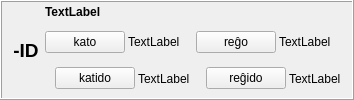
        <widget class="QFrame" name="frame_4">
         <property name="frameShape">
          <enum>QFrame::Box</enum>
         </property>
         <property name="frameShadow">
          <enum>QFrame::Raised</enum>
         </property>
         <layout class="QHBoxLayout" name="horizontalLayout_40">
          <property name="topMargin">
           <number>3</number>
          </property>
          <property name="bottomMargin">
           <number>3</number>
          </property>
          <item>
           <widget class="QLabel" name="label_297">
            <property name="sizePolicy">
             <sizepolicy hsizetype="Maximum" vsizetype="Preferred">
              <horstretch>0</horstretch>
              <verstretch>0</verstretch>
             </sizepolicy>
            </property>
            <property name="styleSheet">
             <string notr="true">font-size: 14pt;
font-weight: bold;</string>
            </property>
            <property name="text">
             <string>-ID</string>
            </property>
            <property name="alignment">
             <set>Qt::AlignCenter</set>
            </property>
            <property name="lingvo" stdset="0">
             <string>eo</string>
            </property>
           </widget>
          </item>
          <item>
           <layout class="QVBoxLayout" name="verticalLayout_355">
            <item>
             <widget class="QLabel" name="Lec09_Label666">
              <property name="sizePolicy">
               <sizepolicy hsizetype="Preferred" vsizetype="Maximum">
                <horstretch>0</horstretch>
                <verstretch>0</verstretch>
               </sizepolicy>
              </property>
              <property name="styleSheet">
               <string notr="true">font-weight: bold;</string>
              </property>
              <property name="text">
               <string>TextLabel</string>
              </property>
              <property name="wordWrap">
               <bool>true</bool>
              </property>
             </widget>
            </item>
            <item>
             <layout class="QHBoxLayout" name="horizontalLayout_584">
              <item>
               <layout class="QVBoxLayout" name="verticalLayout_356">
                <property name="spacing">
                 <number>3</number>
                </property>
                <item>
                 <layout class="QHBoxLayout" name="horizontalLayout_585" stretch="3,1">
                  <item>
                   <widget class="neklakebla" name="Lec09_Button638">
                    <property name="sizePolicy">
                     <sizepolicy hsizetype="Maximum" vsizetype="Fixed">
                      <horstretch>0</horstretch>
                      <verstretch>0</verstretch>
                     </sizepolicy>
                    </property>
                    <property name="text">
                     <string>kato</string>
                    </property>
                   </widget>
                  </item>
                  <item>
                   <widget class="QLabel" name="Lec09_Label667">
                    <property name="text">
                     <string>TextLabel</string>
                    </property>
                    <property name="wordWrap">
                     <bool>true</bool>
                    </property>
                   </widget>
                  </item>
                 </layout>
                </item>
                <item>
                 <layout class="QHBoxLayout" name="horizontalLayout_586" stretch="0,3,1">
                  <item>
                   <widget class="label_sago_reversa" name="label_379">
                    <property name="sizePolicy">
                     <sizepolicy hsizetype="Maximum" vsizetype="Preferred">
                      <horstretch>0</horstretch>
                      <verstretch>0</verstretch>
                     </sizepolicy>
                    </property>
                    <property name="text">
                     <string/>
                    </property>
                    <property name="pixmap">
                     <pixmap resource="ikonoj.qrc">:/ikonoj/sago_revena.png</pixmap>
                    </property>
                   </widget>
                  </item>
                  <item>
                   <widget class="neklakebla" name="Lec09_Button640">
                    <property name="sizePolicy">
                     <sizepolicy hsizetype="Maximum" vsizetype="Fixed">
                      <horstretch>0</horstretch>
                      <verstretch>0</verstretch>
                     </sizepolicy>
                    </property>
                    <property name="text">
                     <string>katido</string>
                    </property>
                   </widget>
                  </item>
                  <item>
                   <widget class="QLabel" name="Lec09_Label669">
                    <property name="text">
                     <string>TextLabel</string>
                    </property>
                    <property name="wordWrap">
                     <bool>true</bool>
                    </property>
                   </widget>
                  </item>
                 </layout>
                </item>
               </layout>
              </item>
              <item>
               <layout class="QVBoxLayout" name="verticalLayout_357">
                <property name="spacing">
                 <number>3</number>
                </property>
                <item>
                 <layout class="QHBoxLayout" name="horizontalLayout_587" stretch="3,1">
                  <item>
                   <widget class="neklakebla" name="Lec09_Button36">
                    <property name="sizePolicy">
                     <sizepolicy hsizetype="Maximum" vsizetype="Fixed">
                      <horstretch>0</horstretch>
                      <verstretch>0</verstretch>
                     </sizepolicy>
                    </property>
                    <property name="text">
                     <string>reĝo</string>
                    </property>
                   </widget>
                  </item>
                  <item>
                   <widget class="QLabel" name="Lec09_Label371">
                    <property name="text">
                     <string>TextLabel</string>
                    </property>
                    <property name="wordWrap">
                     <bool>true</bool>
                    </property>
                   </widget>
                  </item>
                 </layout>
                </item>
                <item>
                 <layout class="QHBoxLayout" name="horizontalLayout_588" stretch="0,3,1">
                  <item>
                   <widget class="label_sago_reversa" name="label_380">
                    <property name="sizePolicy">
                     <sizepolicy hsizetype="Maximum" vsizetype="Preferred">
                      <horstretch>0</horstretch>
                      <verstretch>0</verstretch>
                     </sizepolicy>
                    </property>
                    <property name="text">
                     <string/>
                    </property>
                    <property name="pixmap">
                     <pixmap resource="ikonoj.qrc">:/ikonoj/sago_revena.png</pixmap>
                    </property>
                   </widget>
                  </item>
                  <item>
                   <widget class="neklakebla" name="Lec09_Button37">
                    <property name="sizePolicy">
                     <sizepolicy hsizetype="Maximum" vsizetype="Fixed">
                      <horstretch>0</horstretch>
                      <verstretch>0</verstretch>
                     </sizepolicy>
                    </property>
                    <property name="text">
                     <string>reĝido</string>
                    </property>
                   </widget>
                  </item>
                  <item>
                   <widget class="QLabel" name="Lec09_Label381">
                    <property name="text">
                     <string>TextLabel</string>
                    </property>
                    <property name="wordWrap">
                     <bool>true</bool>
                    </property>
                   </widget>
                  </item>
                 </layout>
                </item>
               </layout>
              </item>
             </layout>
            </item>
           </layout>
          </item>
         </layout>
        </widget>
